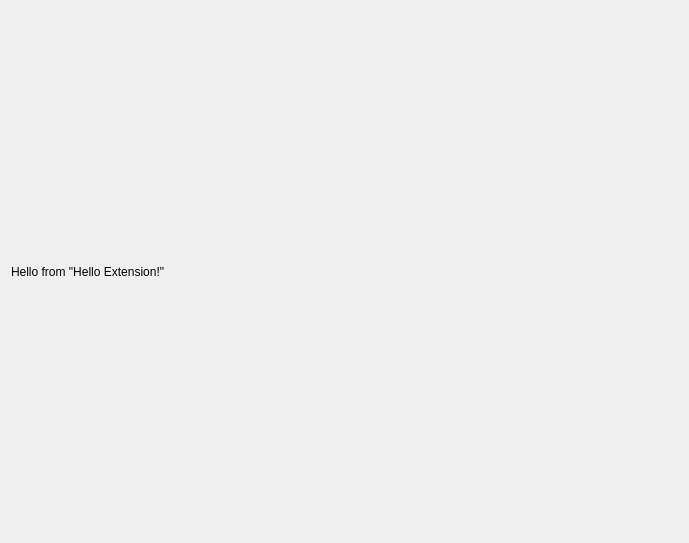
<?xml version="1.0" encoding="UTF-8"?>
<ui version="4.0">
 <class>Hello</class>
 <widget class="QWidget" name="Hello">
  <property name="geometry">
   <rect>
    <x>0</x>
    <y>0</y>
    <width>689</width>
    <height>543</height>
   </rect>
  </property>
  <property name="windowTitle">
   <string>Form</string>
  </property>
  <layout class="QVBoxLayout" name="verticalLayout">
   <item>
    <widget class="QLabel" name="label">
     <property name="text">
      <string>Hello from &quot;Hello Extension!&quot;</string>
     </property>
    </widget>
   </item>
  </layout>
 </widget>
 <resources/>
 <connections/>
</ui>
